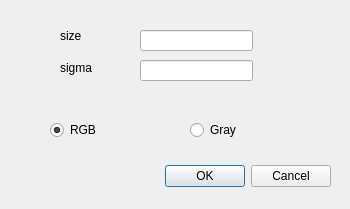
<?xml version="1.0" encoding="UTF-8"?>
<ui version="4.0">
 <class>GaussBlurDialog</class>
 <widget class="QDialog" name="GaussBlurDialog">
  <property name="geometry">
   <rect>
    <x>0</x>
    <y>0</y>
    <width>350</width>
    <height>209</height>
   </rect>
  </property>
  <property name="windowTitle">
   <string>Dialog</string>
  </property>
  <widget class="QDialogButtonBox" name="buttonBox">
   <property name="geometry">
    <rect>
     <x>130</x>
     <y>160</y>
     <width>201</width>
     <height>32</height>
    </rect>
   </property>
   <property name="orientation">
    <enum>Qt::Horizontal</enum>
   </property>
   <property name="standardButtons">
    <set>QDialogButtonBox::Cancel|QDialogButtonBox::Ok</set>
   </property>
  </widget>
  <widget class="QLabel" name="label">
   <property name="geometry">
    <rect>
     <x>60</x>
     <y>20</y>
     <width>51</width>
     <height>31</height>
    </rect>
   </property>
   <property name="text">
    <string>size</string>
   </property>
  </widget>
  <widget class="QLabel" name="label_2">
   <property name="geometry">
    <rect>
     <x>60</x>
     <y>60</y>
     <width>60</width>
     <height>16</height>
    </rect>
   </property>
   <property name="text">
    <string>sigma</string>
   </property>
  </widget>
  <widget class="QLineEdit" name="sizeInputEdit">
   <property name="geometry">
    <rect>
     <x>140</x>
     <y>30</y>
     <width>113</width>
     <height>21</height>
    </rect>
   </property>
  </widget>
  <widget class="QLineEdit" name="sigmaInputEdit">
   <property name="geometry">
    <rect>
     <x>140</x>
     <y>60</y>
     <width>113</width>
     <height>21</height>
    </rect>
   </property>
  </widget>
  <widget class="QRadioButton" name="rBtnRGB">
   <property name="geometry">
    <rect>
     <x>50</x>
     <y>120</y>
     <width>100</width>
     <height>20</height>
    </rect>
   </property>
   <property name="text">
    <string>RGB</string>
   </property>
   <property name="checked">
    <bool>true</bool>
   </property>
  </widget>
  <widget class="QRadioButton" name="rBtnGray">
   <property name="geometry">
    <rect>
     <x>190</x>
     <y>120</y>
     <width>100</width>
     <height>20</height>
    </rect>
   </property>
   <property name="text">
    <string>Gray</string>
   </property>
  </widget>
 </widget>
 <resources/>
 <connections>
  <connection>
   <sender>buttonBox</sender>
   <signal>accepted()</signal>
   <receiver>GaussBlurDialog</receiver>
   <slot>accept()</slot>
   <hints>
    <hint type="sourcelabel">
     <x>248</x>
     <y>254</y>
    </hint>
    <hint type="destinationlabel">
     <x>157</x>
     <y>274</y>
    </hint>
   </hints>
  </connection>
  <connection>
   <sender>buttonBox</sender>
   <signal>rejected()</signal>
   <receiver>GaussBlurDialog</receiver>
   <slot>reject()</slot>
   <hints>
    <hint type="sourcelabel">
     <x>316</x>
     <y>260</y>
    </hint>
    <hint type="destinationlabel">
     <x>286</x>
     <y>274</y>
    </hint>
   </hints>
  </connection>
 </connections>
</ui>
